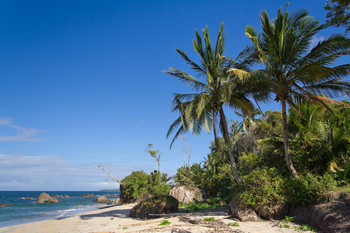
#> input picture 1. basic functions/images/beach.png, 350 x 233 px
$ python histogram.py
#> lines starting #> are read from the running program, lines starting #| are printed output that depends on the picture
from matplotlib import pyplot as plt
import cv2

image = cv2.imread("images/beach.png")
#> image is the input picture: shape (233, 350, 3); mean B, G, R 136, 110.4, 78.6

# Grayscale Histogram
gray = cv2.cvtColor(image, cv2.COLOR_BGR2GRAY)
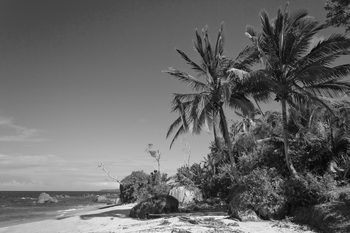
#> gray: shape (233, 350); min 3, max 250, mean 103.8
cv2.imshow("Grayscale Image", gray)
hist = cv2.calcHist(images=[gray], channels=[0], mask=None, histSize=[256], ranges=[0,256])
#> hist = 256 values, max 1023 at index 91, min 0 at index 0, mean 318.6
plt.figure()
plt.title("Grayscale Histogram")
plt.xlabel("Intensities")
plt.ylabel("No. of Pixels")
plt.plot(hist)
plt.xlim([0, 256])
plt.show()
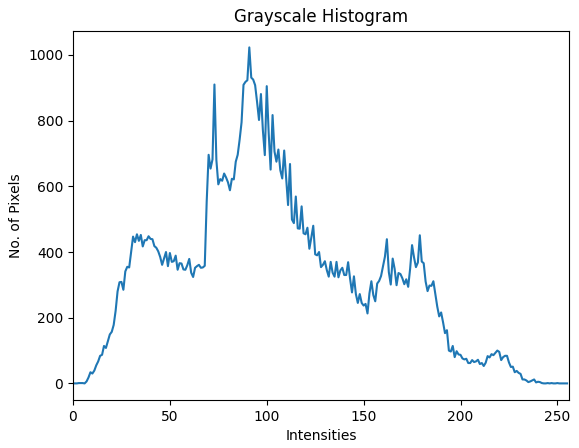
#> figure drawn by matplotlib, 1 panel; curve peaks at x = 91, y = 1023
cv2.waitKey(0)

# Color Histogram
cv2.imshow("Original Image", image)
chans = cv2.split(image)
colors = ("b", "g", "r")
plt.figure()
plt.title("’Flattened’ Color Histogram")
plt.xlabel("Intensities")
plt.ylabel("No. of Pixels")
for (chan, color) in zip(chans, colors):
	hist = cv2.calcHist(images=[chan], channels=[0], mask=None, histSize=[256], ranges=[0,256])
	plt.plot(hist, color=color)
	plt.xlim([0, 256])
#> this loop made 3 passes
#> color on passes 1 to 3: 'b', 'g', 'r'
plt.show()
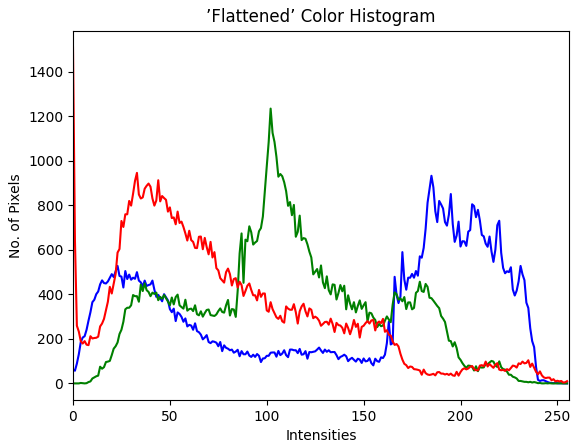
#> figure drawn by matplotlib, 1 panel; curve peaks at x = 185, y = 933; curve peaks at x = 102, y = 1235; curve peaks at x = 0, y = 1510
cv2.waitKey(0)

$ run again, with 1. basic functions/images/coins.png copied over 1. basic functions/images/beach.png
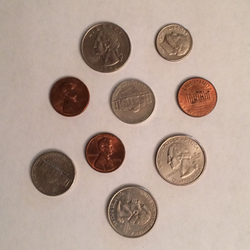
#> input picture 1. basic functions/images/coins.png, 250 x 250 px
#> image is the input picture: shape (250, 250, 3); mean B, G, R 147.7, 159.9, 180.7
#> `gray = cv2.cvtColor(image, cv2.COLOR_BGR2GRAY)`:
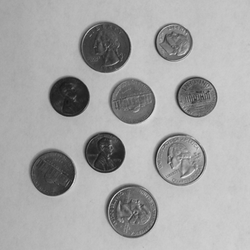
#> gray: shape (250, 250); min 21, max 227, mean 164.7
#> hist = 256 values, max 2395 at index 199, min 0 at index 0, mean 244.1
#> the loop `for (chan, color) in zip(chans, colors):` made 3 passes
#> color on passes 1 to 3: 'b', 'g', 'r'
#> `plt.show()`:
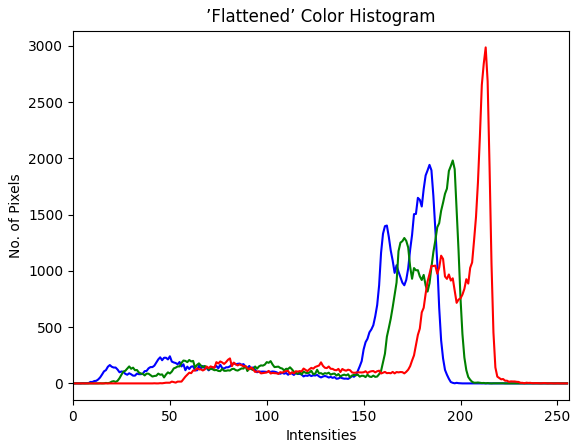
#> figure drawn by matplotlib, 1 panel; curve peaks at x = 184, y = 1942; curve peaks at x = 196, y = 1981; curve peaks at x = 213, y = 2986

$ run again, with 1. basic functions/images/venice.png copied over 1. basic functions/images/beach.png
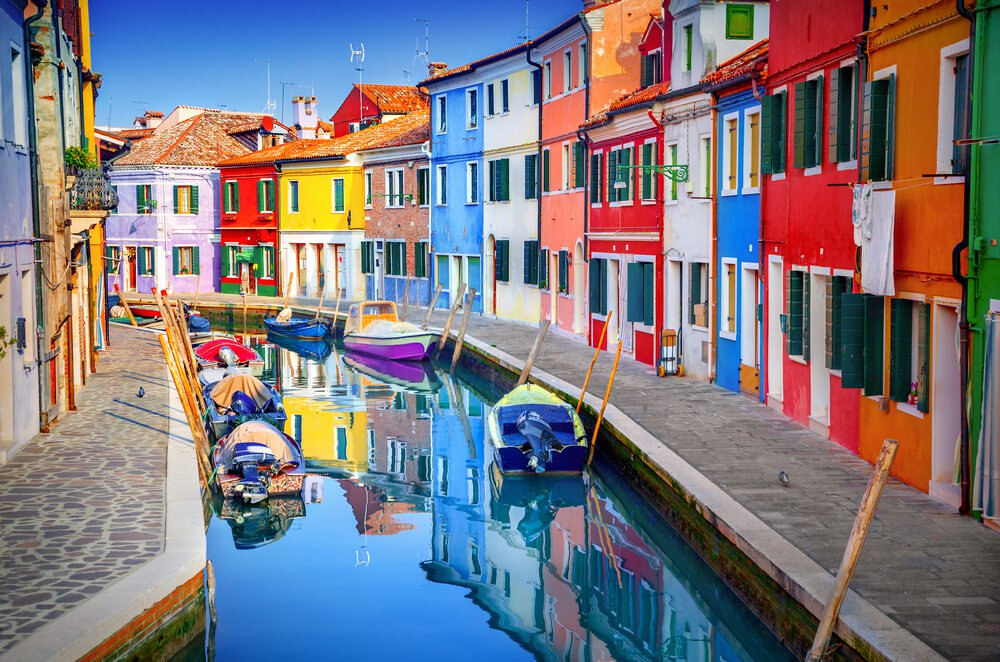
#> input picture 1. basic functions/images/venice.png, 1000 x 662 px
#> image is the input picture: shape (662, 1000, 3); mean B, G, R 127.2, 120.1, 124.8
#> `gray = cv2.cvtColor(image, cv2.COLOR_BGR2GRAY)`:
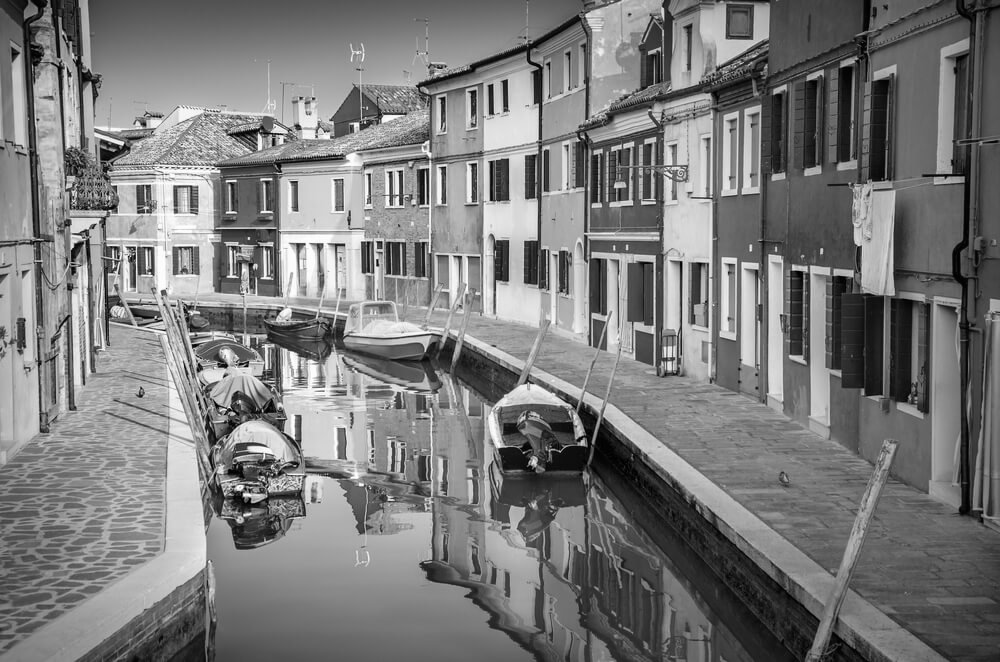
#> gray: shape (662, 1000); min 0, max 255, mean 122.4
#> hist = 256 values, max 5416 at index 102, min 27 at index 255, mean 2585.9
#> the loop `for (chan, color) in zip(chans, colors):` made 3 passes
#> color on passes 1 to 3: 'b', 'g', 'r'
#> `plt.show()`:
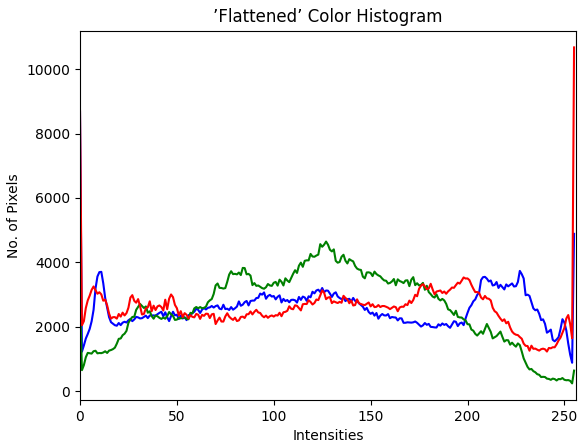
#> figure drawn by matplotlib, 1 panel; curve peaks at x = 0, y = 8670; curve peaks at x = 127, y = 4646; curve peaks at x = 255, y = 10672
